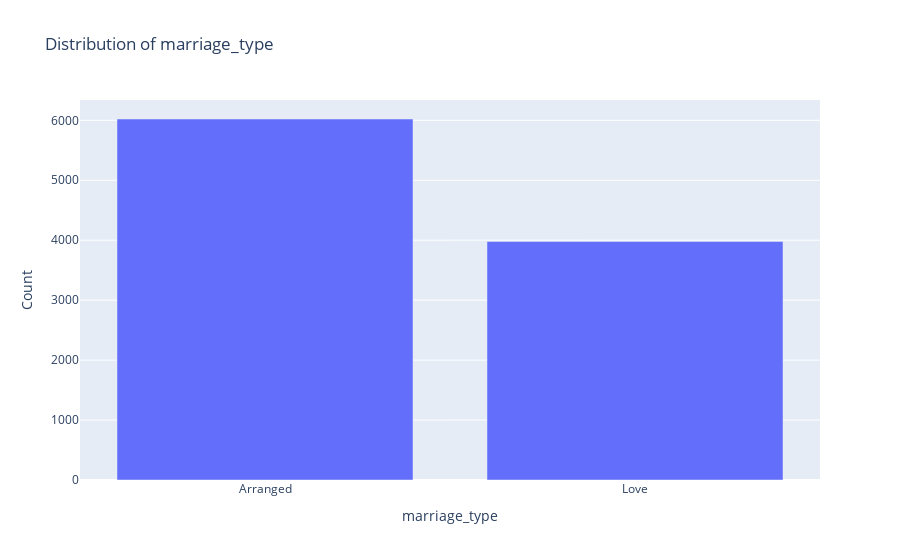
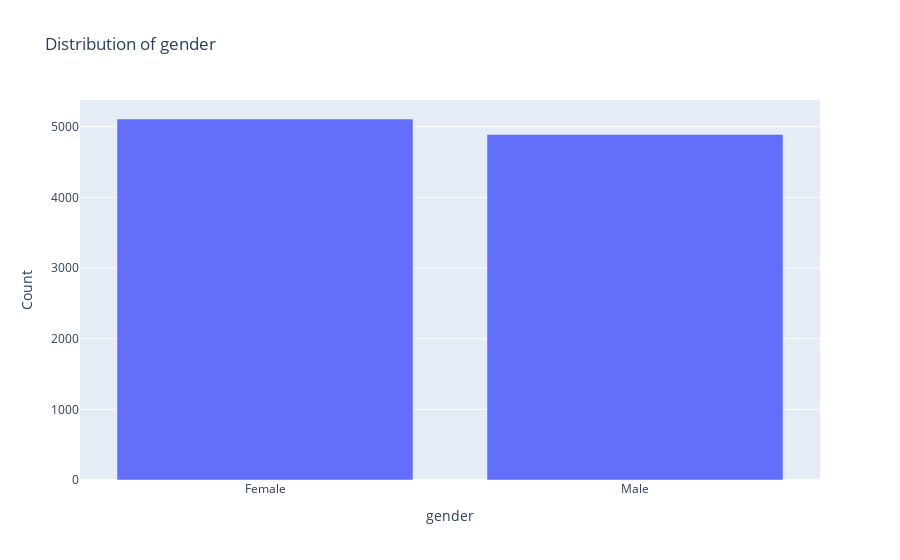
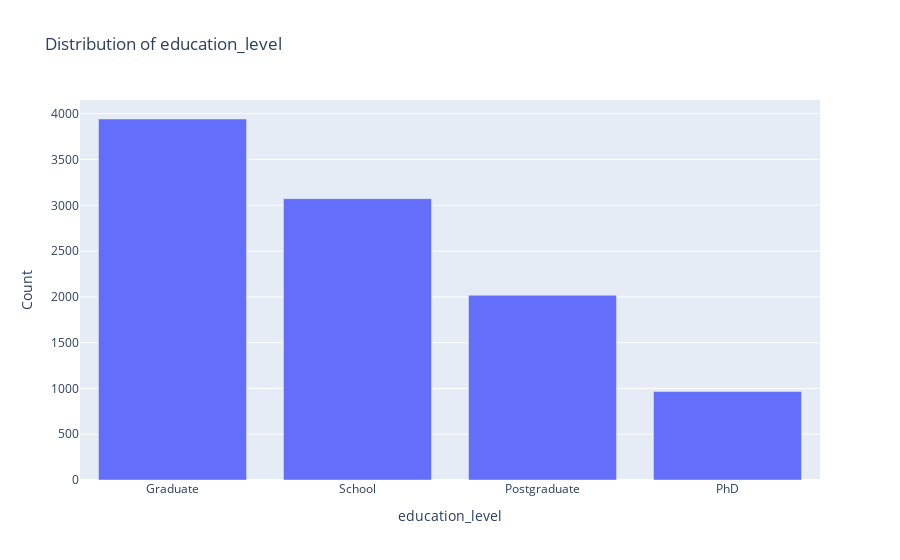
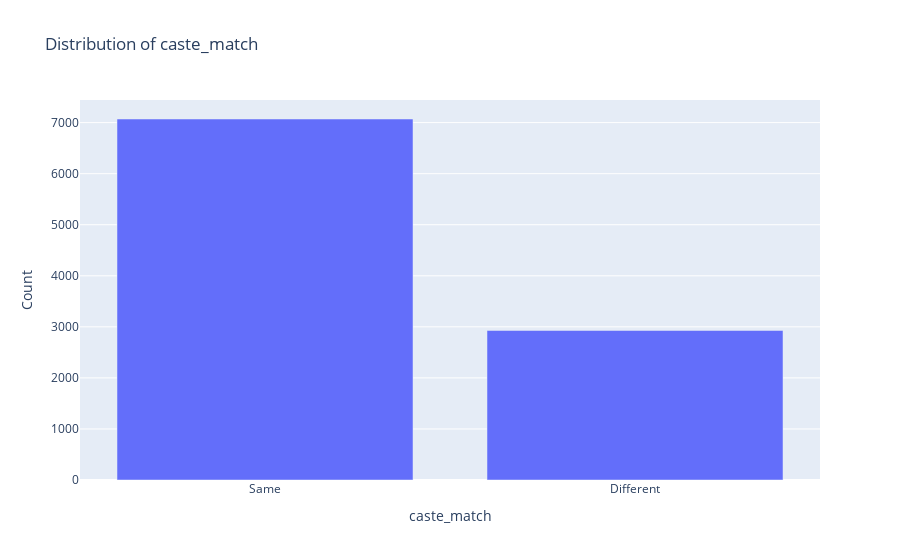

Source (notebook cell) for these figures, in order:
### Code cell
from plotly import express as px

# Loop through each categorical column
for col in cat:
    print(f" Value Counts for: {col}\n")
    print(df[col].value_counts(), "\n")

    # Plot bar chart using Plotly
    fig = px.bar(
        df[col].value_counts(),
        x=df[col].value_counts().index,
        y=df[col].value_counts().values,
        title=f"Distribution of {col}",
        labels={"x": col, "y": "Count"},
    )
    fig.show()

### Figure 1 — Plotly figure (JSON) as saved in the notebook; plotly's stock layout.template omitted (floating-point values rounded to 4 significant figures)
{"data": [{"hovertemplate": "marriage_type=%{x}<br>Count=%{y}<extra></extra>", "legendgroup": "", "marker": {"color": "#636efa", "pattern": {"shape": ""}}, "name": "", "orientation": "v", "showlegend": false, "textposition": "auto", "type": "bar", "x": ["Arranged", "Love"], "xaxis": "x", "y": [6022, 3978], "yaxis": "y"}], "layout": {"barmode": "relative", "legend": {"tracegroupgap": 0}, "title": {"text": "Distribution of marriage_type"}, "xaxis": {"anchor": "y", "domain": [0, 1], "title": {"text": "marriage_type"}}, "yaxis": {"anchor": "x", "domain": [0, 1], "title": {"text": "Count"}}}}

### Figure 2 — Plotly figure (JSON) as saved in the notebook; plotly's stock layout.template omitted (floating-point values rounded to 4 significant figures)
{"data": [{"hovertemplate": "gender=%{x}<br>Count=%{y}<extra></extra>", "legendgroup": "", "marker": {"color": "#636efa", "pattern": {"shape": ""}}, "name": "", "orientation": "v", "showlegend": false, "textposition": "auto", "type": "bar", "x": ["Female", "Male"], "xaxis": "x", "y": [5109, 4891], "yaxis": "y"}], "layout": {"barmode": "relative", "legend": {"tracegroupgap": 0}, "title": {"text": "Distribution of gender"}, "xaxis": {"anchor": "y", "domain": [0, 1], "title": {"text": "gender"}}, "yaxis": {"anchor": "x", "domain": [0, 1], "title": {"text": "Count"}}}}

### Figure 3 — Plotly figure (JSON) as saved in the notebook; plotly's stock layout.template omitted (floating-point values rounded to 4 significant figures)
{"data": [{"hovertemplate": "education_level=%{x}<br>Count=%{y}<extra></extra>", "legendgroup": "", "marker": {"color": "#636efa", "pattern": {"shape": ""}}, "name": "", "orientation": "v", "showlegend": false, "textposition": "auto", "type": "bar", "x": ["Graduate", "School", "Postgraduate", "PhD"], "xaxis": "x", "y": [3943, 3073, 2018, 966], "yaxis": "y"}], "layout": {"barmode": "relative", "legend": {"tracegroupgap": 0}, "title": {"text": "Distribution of education_level"}, "xaxis": {"anchor": "y", "domain": [0, 1], "title": {"text": "education_level"}}, "yaxis": {"anchor": "x", "domain": [0, 1], "title": {"text": "Count"}}}}

### Figure 4 — Plotly figure (JSON) as saved in the notebook; plotly's stock layout.template omitted (floating-point values rounded to 4 significant figures)
{"data": [{"hovertemplate": "caste_match=%{x}<br>Count=%{y}<extra></extra>", "legendgroup": "", "marker": {"color": "#636efa", "pattern": {"shape": ""}}, "name": "", "orientation": "v", "showlegend": false, "textposition": "auto", "type": "bar", "x": ["Same", "Different"], "xaxis": "x", "y": [7071, 2929], "yaxis": "y"}], "layout": {"barmode": "relative", "legend": {"tracegroupgap": 0}, "title": {"text": "Distribution of caste_match"}, "xaxis": {"anchor": "y", "domain": [0, 1], "title": {"text": "caste_match"}}, "yaxis": {"anchor": "x", "domain": [0, 1], "title": {"text": "Count"}}}}
